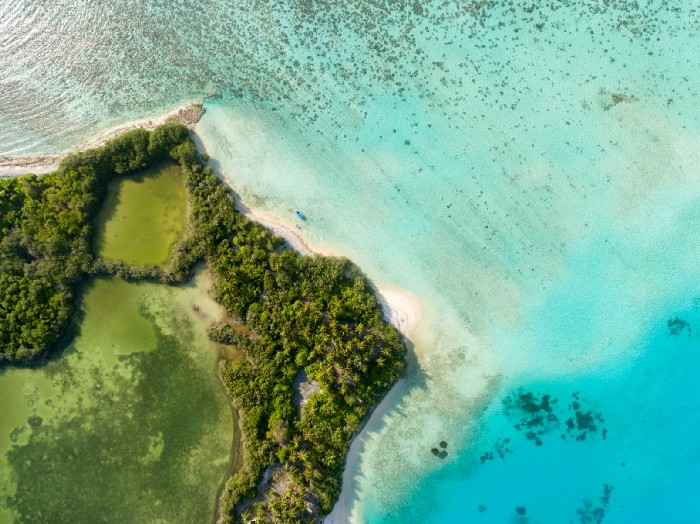
#> input picture Sem_06/image1.jpeg, 700 x 524 px, found by its file name
$ jupyter execute --allow-errors DBSCAN.ipynb
#> lines starting #> are read from the running program, lines starting #| are printed output that depends on the picture
# **Density-based spatial clustering (DBSCAN)**

DBSCAN documentation [here](https://scikit-learn.org/stable/modules/generated/sklearn.cluster.DBSCAN.html)

[cell 1]
import numpy as np
import pandas as pd
from matplotlib import pyplot as plt

from sklearn.cluster import DBSCAN
from sklearn.datasets import make_blobs
from sklearn.model_selection import train_test_split

[cell 2]
X, _ = make_blobs(n_samples = 300, n_features = 2, random_state=2)

# Train test splits
X_train , X_test = train_test_split(X, test_size=0.2, random_state=1)

_, ax = plt.subplots(figsize = (5,5))
ax.scatter(X_train[:,0], X_train[:,1], c='b', edgecolors='k')
ax.scatter(X_test[:,0], X_test[:,1], c='r', edgecolors='k')
plt.show()
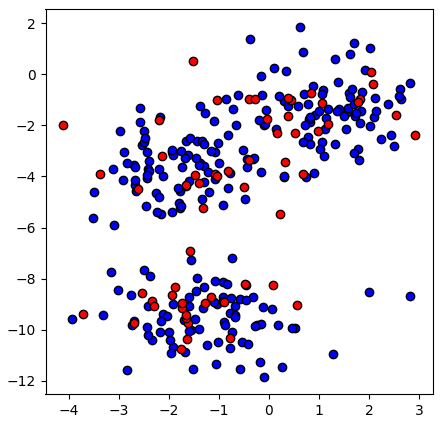
#> figure drawn by matplotlib, 1 panel

#> (a cell that did not finish here is left out)

[cell 4]
dbscan = DBSCAN(eps= 1.4 , min_samples= 4 )

# Train DBSCAN
predictions = dbscan.fit_predict(X_test)

[cell 5]
_, ax = plt.subplots(figsize = (5,4))

ax.scatter( X_test[:,0] , X_test[:,1] , c=predictions , edgecolors='k', cmap='Paired');
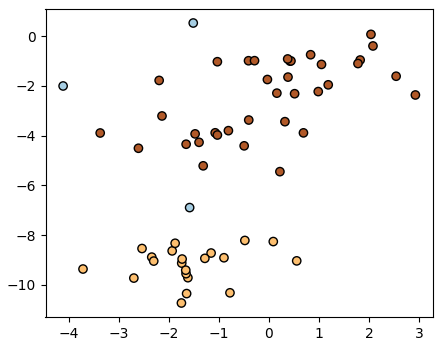
#> figure drawn by matplotlib, 1 panel

[cell 6]
print(np.unique(predictions, return_counts=True))
#los clusters y la cantidad de puntos que pertenecen
#cuando el cluster es '-1' corresponde al outlier

# **DBSCAN on real data**

Download the fruits data [here](https://drive.google.com/file/d/1M8tiAWDZclABJN1Meq9oEHCLJTNyHdpP/view?usp=share_link)

[cell 7]
import numpy as np
import pandas as pd
import matplotlib.pyplot as plt
from sklearn.cluster import DBSCAN
from sklearn.model_selection import train_test_split

[cell 8]
from google.colab import drive
drive.mount('/content/drive')

[cell 9]
data = pd.read_csv('/content/drive/MyDrive/Machine learning/machine_learning/Sem_03/fruits_data_ext.csv')
#> (reads Sem_06/fruits_data_ext.csv from the repository)
data

[cell 10]
X = data[['height','width']].values
X_train , X_test = train_test_split(X, test_size=0.2, random_state=1)

[cell 11]
_, ax = plt.subplots(figsize = (5,5))
ax.scatter(X_train[:,0], X_train[:,1], c='b', edgecolors='k')
ax.scatter(X_test[:,0], X_test[:,1], c='r', edgecolors='k');
print (X_train.shape)
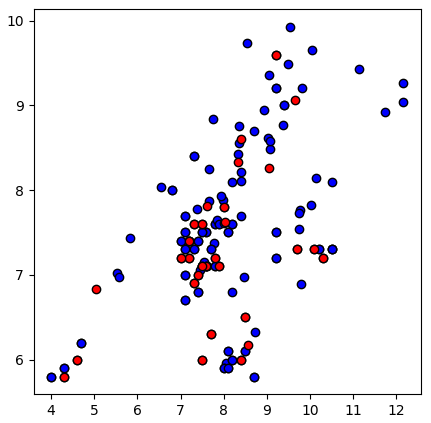
#> figure drawn by matplotlib, 1 panel

[cell 12]
dbscan = DBSCAN(eps= 1 , min_samples= 3)
predictions = dbscan.fit_predict(X_test)

[cell 13]
_, ax = plt.subplots(figsize = (5,4))
ax.scatter( X_test[:,0] , X_test[:,1] , c=predictions , edgecolors='k', cmap='Paired');
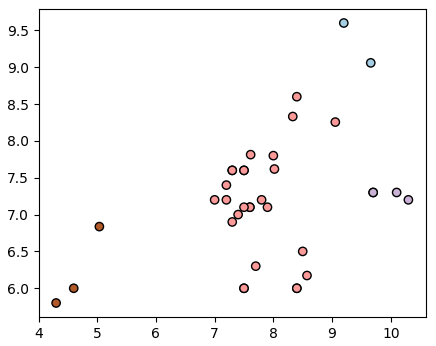
#> figure drawn by matplotlib, 1 panel

# **DBSCAN on images**

Use any of the following images:
 - [image1.jpeg](https://drive.google.com/file/d/1ehjQbNbSLTPOdnzZf5mtcokH-Irb9Hsq/view?usp=sharing)
 - [image2.png](https://drive.google.com/file/d/1RxivIbgi2eAG6p1myuxQGJs2zhGEsH_4/view?usp=sharing)
 - [image3.jpg](https://drive.google.com/file/d/1Pc_C9B_vqIxkLFV90RWSlRxRcTN-yKqF/view?usp=sharing)

[cell 14]
import cv2
import numpy as np
import matplotlib.pyplot as plt
from sklearn.cluster import DBSCAN

[cell 15]
image_paths = ['/content/drive/MyDrive/Machine learning/machine_learning/Sem_06/image1.jpeg',
               '/content/drive/MyDrive/Machine learning/machine_learning/Sem_06/image2.png',
               '/content/drive/MyDrive/Machine learning/machine_learning/Sem_06/image3.jpg']

images = [cv2.imread(path) for path in image_paths]
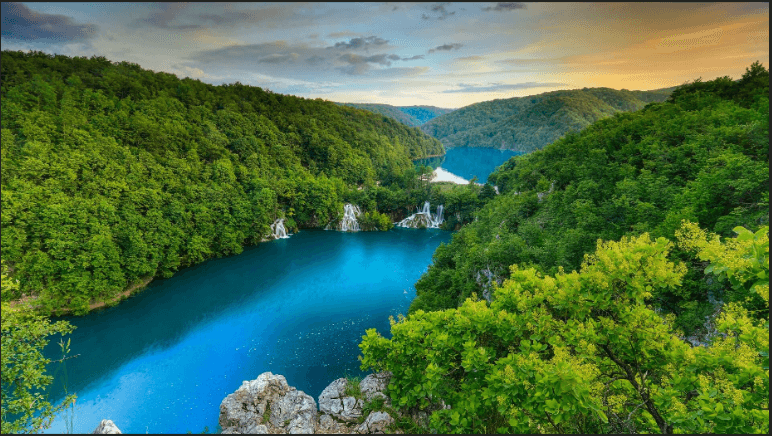
#> input picture Sem_06/image2.png, 772 x 436 px, found by its file name
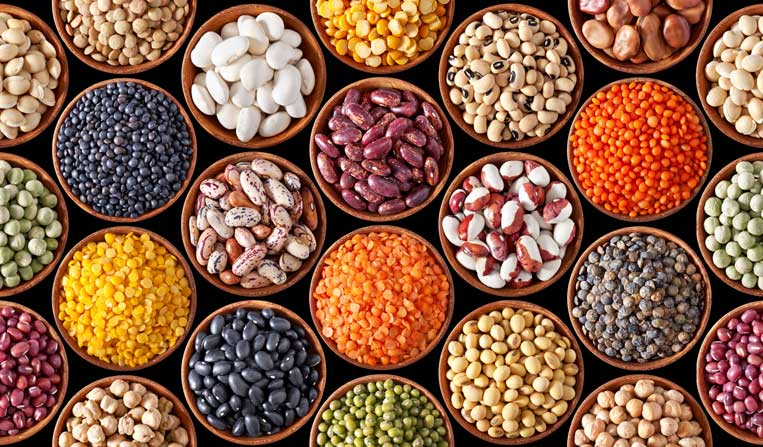
#> input picture Sem_06/image3.jpg, 763 x 447 px, found by its file name
#> images = 3 items

size = (100, 100)

images_resized = [cv2.resize(img, size) for img in images]
#> images_resized = 3 items

_, axes = plt.subplots(len(images_resized), 2, figsize=(10, 10))

for i, img in enumerate(images_resized):
    hsv_img = cv2.cvtColor(img, cv2.COLOR_BGR2HSV)

    vect_hsv = np.float32(hsv_img.reshape(-1, 3))

    # Parámetros para DBSCAN
    if i == 0:
        eps = 10
        min_samples = 15
    elif i == 1:
        eps = 10
        min_samples = 15
    else:
        eps = 10
        min_samples = 20

    dbscan_hsv = DBSCAN(eps=eps, min_samples=min_samples).fit(vect_hsv)

    clustered_hsv = dbscan_hsv.labels_.reshape(size)

    axes[i, 0].imshow(cv2.cvtColor(img, cv2.COLOR_BGR2RGB))
    axes[i, 0].set_title("Imagen original")
    axes[i, 0].set_axis_off()

    axes[i, 1].imshow(clustered_hsv, cmap="Paired", vmin=-1, vmax=np.max(clustered_hsv))
    axes[i, 1].set_title("Segmentación HSV")
    axes[i, 1].set_axis_off();
#> this loop made 3 passes
#> min_samples on passes 1 to 3: 15, 15, 20
#> pass 1, `clustered_hsv = dbscan_hsv.labels_.reshape(size)`:
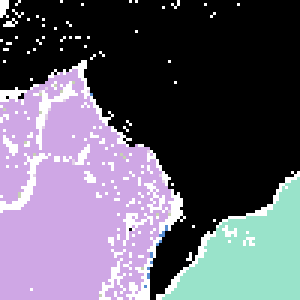
#> clustered_hsv: shape (100, 100) int64 (shown 3 times larger); 7 distinct labels, from -1 to 5; one colour per label, 0 black, -1 white
#> pass 2, `clustered_hsv = dbscan_hsv.labels_.reshape(size)`:
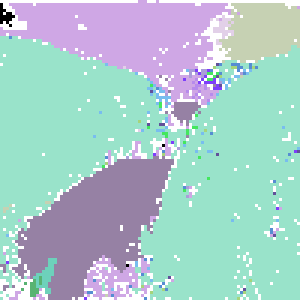
#> clustered_hsv: shape (100, 100) int64 (shown 3 times larger); 17 distinct labels, from -1 to 15; one colour per label, 0 black, -1 white
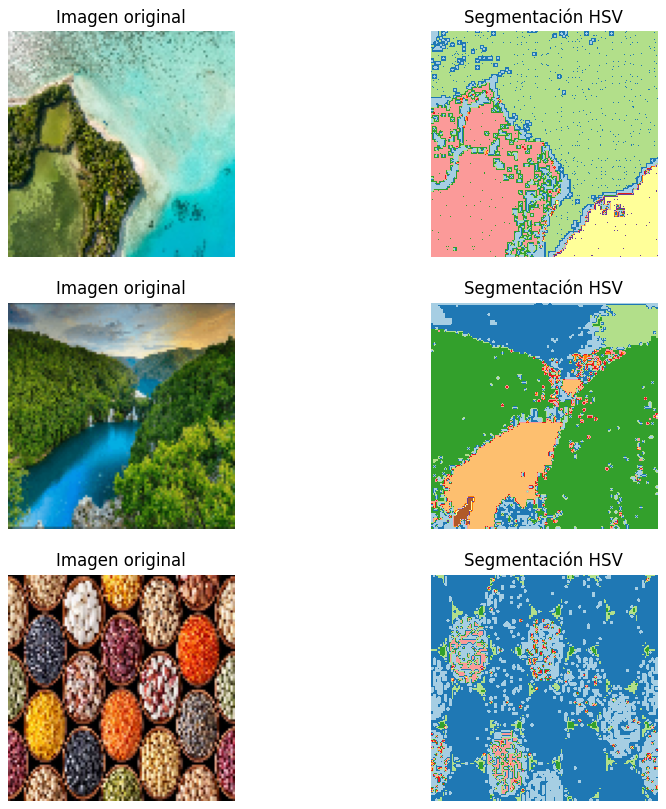
#> figure drawn by matplotlib, 6 panels
